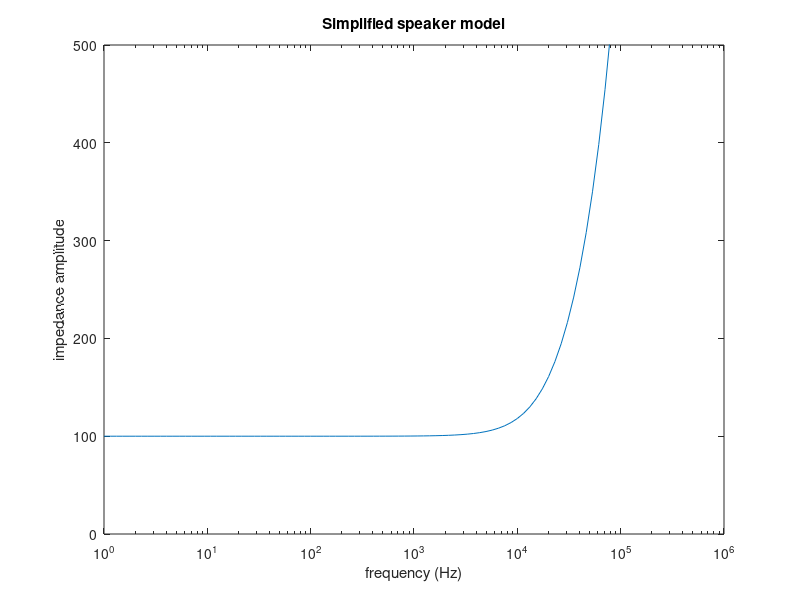

Source code (MATLAB):
f = logspace (0, 6, 100);
% Vector of frequencies in log scale
R = 100;
L = 1e-3;
% Parameters of the RL circuit

Z = R + 1i.*L.*f.*2.*pi;
%Series circuit

Z_amp = abs(Z);
%Take the amplitude

%Next plot the graph
figure
semilogx(f,Z_amp)
ylim([0 500])
title('Simplified speaker model')
xlabel('frequency (Hz)')
ylabel('impedance amplitude')